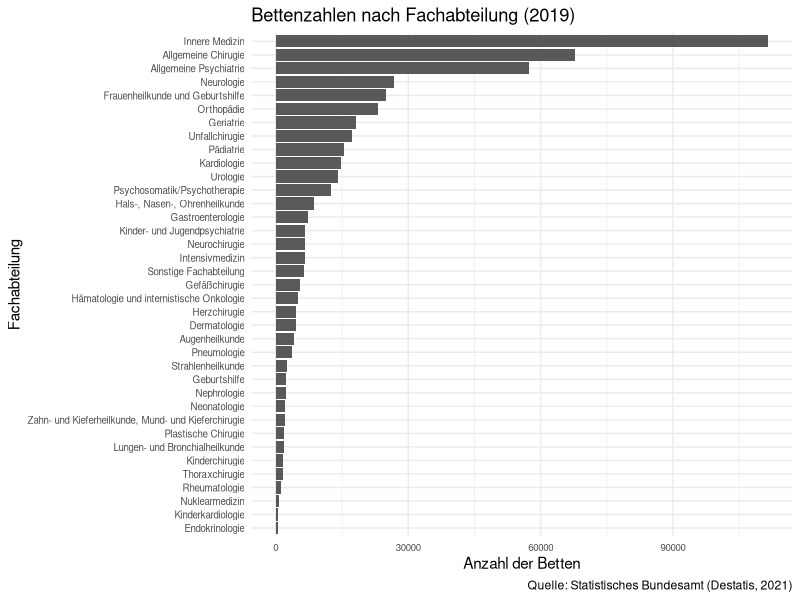
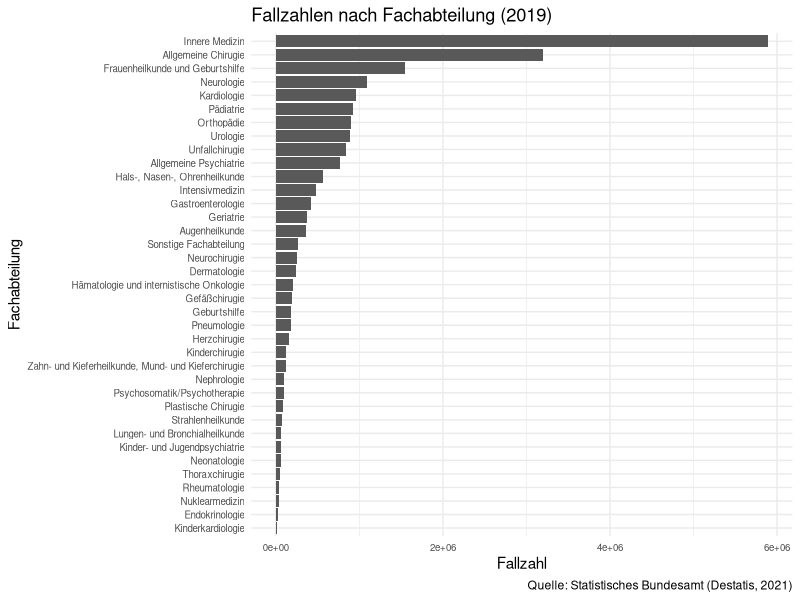
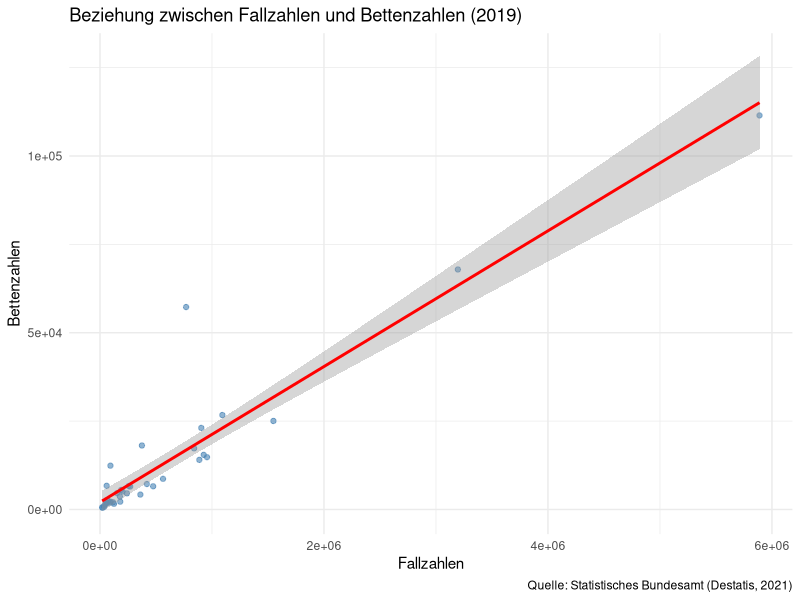
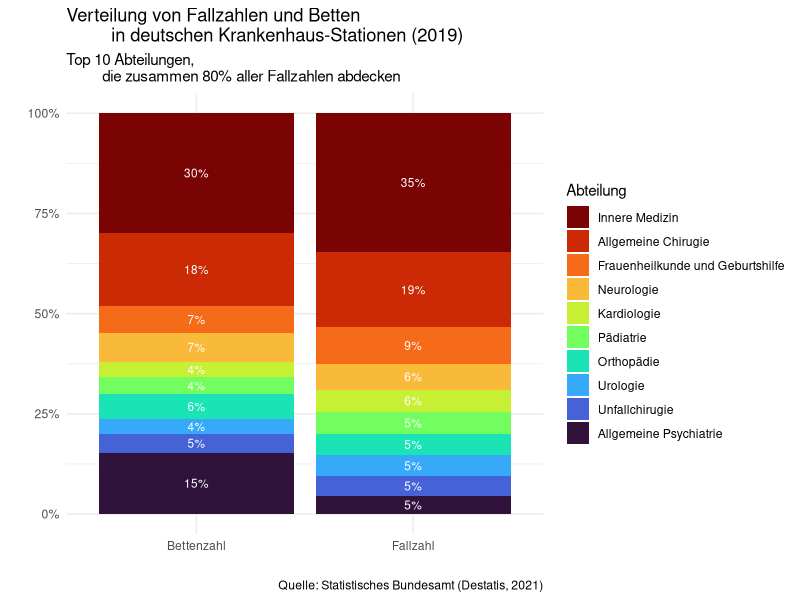
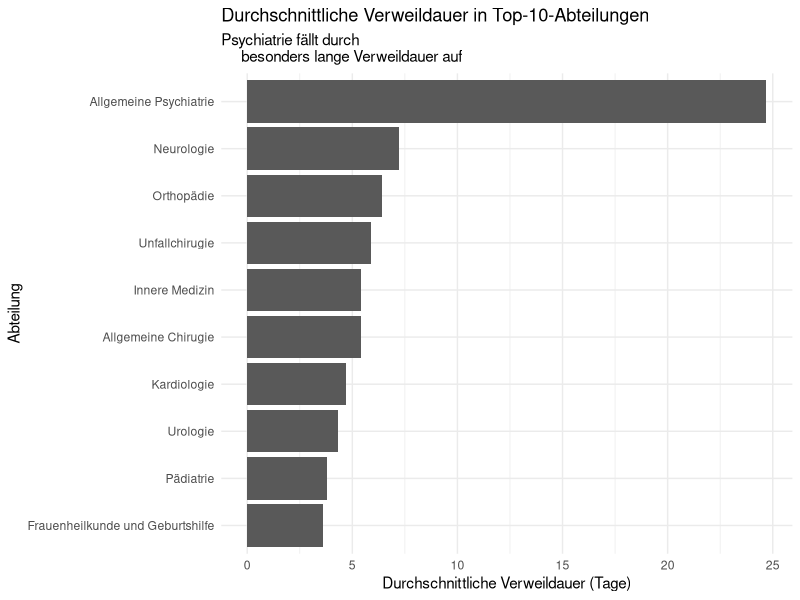
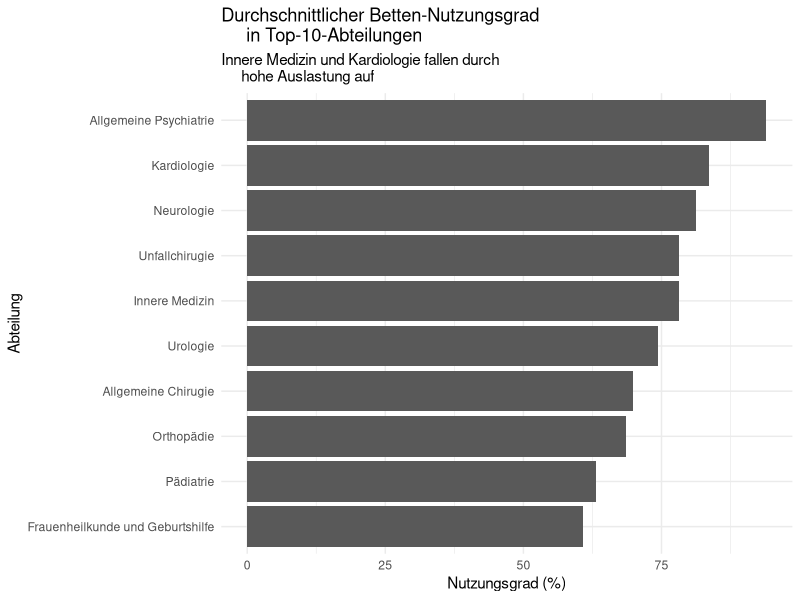

R code for these plots, in order:
## ---- chunk 1
library(tidyverse)
KHR_2019 <- tribble(
  ~Abteilung,  ~Abt_Anzahl, ~Abt_Betten, 
  ~Nutzungsgrad, ~Fallzahl, ~Avg_Verweildauer,
  "Innere Medizin", 1047, 111481, 78.1, 5889078, 5.4,
  "Geriatrie", 322, 18101, 86.9, 374462, 15.3,
  "Kardiologie", 206, 14800, 83.6, 955424, 4.7,
  "Nephrologie", 62, 2186, 83.5, 96053, 6.9,
  "Hämatologie und internistische Onkologie", 102, 5096, 79.9, 201198, 7.4,
  "Endokrinologie", 18, 501, 83.3, 23432, 6.5,
  "Gastroenterologie", 126, 7203, 82.5, 418259, 5.2,
  "Pneumologie", 64, 3689, 79.4, 178007, 6.0,
  "Rheumatologie", 33, 1096, 72.1, 38126, 7.6,
  "Pädiatrie", 339, 15447, 63.2, 926516, 3.8,
  "Kinderkardiologie", 23, 588, 65.0, 19087, 7.3,
  "Neonatologie", 99, 2097, 72.3, 56492, 9.8,
  "Kinderchirugie", 83, 1592, 63.8, 124763, 3.0,
  "Lungen- und Bronchialheilkunde", 18, 1775, 69.5, 62763, 7.2,
  "Allgemeine Chirugie", 1068, 67902, 69.8, 3195674, 5.4,
  "Unfallchirugie", 308, 17303, 78.1, 840038, 5.9,
  "Neurochirugie", 178, 6642, 77.6, 256956, 7.3,
  "Gefäßchirugie", 186, 5529, 72.3, 189430, 7.7,
  "Plastische Chirugie", 132, 1936, 69.2, 89349, 5.5,
  "Thoraxchirugie", 56, 1546, 67.8, 50570, 7.6,
  "Herzchirugie", 71, 4614, 77.5, 152524, 8.6,
  "Urologie", 500, 14036, 74.4, 886904, 4.3,
  "Orthopädie", 435, 23078, 68.5, 904191, 6.4,
  "Frauenheilkunde und Geburtshilfe", 759, 25039, 60.8, 1548418, 3.6,
  "Geburtshilfe", 86, 2205, 78.3, 180552, 3.5,
  "Hals-, Nasen-, Ohrenheilkunde", 592, 8672, 60.5, 562945, 3.4,
  "Augenheilkunde", 264, 4219, 65.4, 360377, 2.8,
  "Neurologie", 455, 26716, 81.2, 1092503, 7.2,
  "Allgemeine Psychiatrie", 394, 57269, 94.0, 769076, 24.7,
  "Kinder- und Jugendpsychiatrie", 144, 6696, 88.7, 59578, 36.4,
  "Psychosomatik/Psychotherapie", 275, 12394, 90.1, 93160, 43.7,
  "Nuklearmedizin", 96, 724, 44.9, 36061, 3.3,
  "Strahlenheilkunde", 145, 2489, 68.8, 70938, 8.8,
  "Dermatologie", 109, 4575, 77.3, 240506, 5.4,
  "Zahn- und Kieferheilkunde, Mund- und Kieferchirugie", 
  183, 2041, 65.4, 116377, 4.2,
  "Intensivmedizin", 260, 6568, 77.0, 474544, 3.9,
  "Sonstige Fachabteilung", 305, 6481, 73.5, 269292, 6.5)
## ---- chunk 2
head(KHR_2019)
## ---- chunk 3
KHR_2019 |> 
  mutate(Abteilung = fct_reorder(Abteilung, Abt_Betten)) |> 
  ggplot(aes(y = Abteilung, x = Abt_Betten)) +
  geom_col() +
  labs(
    title = "Bettenzahlen nach Fachabteilung (2019)",
    x = "Anzahl der Betten",
    y = "Fachabteilung",
    caption = "Quelle: Statistisches Bundesamt (Destatis, 2021)") +
  theme_minimal() +
  theme(axis.text.y = element_text(size = 7)) +
  theme(axis.text.x = element_text(size = 7)) 
## ---- chunk 4
KHR_2019 |> 
  mutate(Abteilung = fct_reorder(Abteilung, Fallzahl)) |> 
  ggplot(aes(y = Abteilung, x = Fallzahl)) +
  geom_col() +
  labs(
    title = "Fallzahlen nach Fachabteilung (2019)",
    x = "Fallzahl",
    y = "Fachabteilung",
    caption = "Quelle: Statistisches Bundesamt (Destatis, 2021)") +
  theme_minimal() +
  theme(axis.text.y = element_text(size = 7)) +
  theme(axis.text.x = element_text(size = 7)) 
## ---- chunk 5
ggplot(KHR_2019, aes(x = Fallzahl, y = Abt_Betten)) +
  geom_point(alpha = 0.6, color = "steelblue") +
  geom_smooth(method = "lm", color = "red", se = TRUE) +
  labs(
    title = "Beziehung zwischen Fallzahlen und Bettenzahlen (2019)",
    x = "Fallzahlen",
    y = "Bettenzahlen",
    caption = "Quelle: Statistisches Bundesamt (Destatis, 2021)") +
  theme_minimal()
## ---- chunk 6
KHR_2019 |> 
  arrange(desc(Fallzahl)) |>
  mutate(rel_cumsum_Fallzahl = cumsum(Fallzahl) / sum(Fallzahl)) |>
  # Top 80% der Abteilungen
  filter(rel_cumsum_Fallzahl <= 0.8) |> 
  select(Abteilung, Fallzahl, rel_cumsum_Fallzahl)
## ---- chunk 7
KHR_2019 |> 
  # 2 Hauptvariabel-Titel werden zu Spalten im Tibble 
  pivot_longer(cols = c(Abt_Betten, Fallzahl),
               names_to = "Kennzahl",
               values_to = "Wert") |> 
  select(Abteilung, Kennzahl, Wert) |> 
  head()
## ---- chunk 8
### Laden der Viridis-Bibliothek für das Farbschema
library(viridis)

### Rechnung
KHR_2019_long <- KHR_2019 |> 
  # Sortiere Stationen nach Fallzahlen statt alphabetisch
  mutate(Abteilung = fct_reorder(Abteilung, Fallzahl, .desc = TRUE)) |> 
  # Für bessere Lesbarkeit in der Visualisierung
  rename(Bettenzahl = Abt_Betten) |> 
  # Top 80% der Abteilungen
  arrange(desc(Fallzahl)) |>
  mutate(rel_cumsum_Fallzahl = cumsum(Fallzahl) / sum(Fallzahl)) |>
  filter(rel_cumsum_Fallzahl <= 0.8) |> 
  # 2 Hauptvariabel-Titel werden zu Spalten im Tibble 
  pivot_longer(cols = c(Bettenzahl, Fallzahl),
               names_to = "Kennzahl",
               values_to = "Wert") |> 
  # Bug-Fix: paste0() funktionierte nicht - Rechnung wurde ausgegliedert
  group_by(Kennzahl) |>
  mutate(Anteil = Wert / sum(Wert)) 

### Visualisierung
  ggplot(data = KHR_2019_long, aes(
    x = Kennzahl, y = Wert, fill = Abteilung)) +
    # Alle Variablen skalieren unabhängig bis 100% dank position = "fill"
    geom_col(position = "fill") +  
    # Fallzahlen separiert (skalieren unterschiedlich)
    geom_text(data = filter(KHR_2019_long, Kennzahl == "Fallzahl"), 
              # Rechnung wurde ausgegliedert - Bug-Fix
              aes(label = paste0(round(Anteil * 100, 0), "%")), 
                  # Notwendig, damit Zahl korrekt Diagramm überlappt
                  position = position_fill(vjust = 0.5), 
                  color = "white",
                  size = 3) +
    # Bettenzahlen separiert (skalieren unterschiedlich)
    geom_text(data = filter(KHR_2019_long, Kennzahl == "Bettenzahl"), 
              # Rechnung wurde ausgegliedert - Bug-Fix
              aes(label = paste0(round(Anteil * 100, 0), "%")), 
                  # Notwendig, damit Zahl korrekt Diagramm überlappt
                  position = position_fill(vjust = 0.5), 
                  color = "white", 
                  size = 3) +
    scale_y_continuous(labels = scales::percent) +
    theme_minimal() +
    # Farbschema [viridis Bibliothek]
    scale_fill_viridis_d(option = "turbo", direction = -1) + 
    labs(x = "", y = "", 
         title = "Verteilung von Fallzahlen und Betten 
         in deutschen Krankenhaus-Stationen (2019)",
         subtitle = "Top 10 Abteilungen, 
         die zusammen 80% aller Fallzahlen abdecken",
         caption = "Quelle: Statistisches Bundesamt (Destatis, 2021)")
## ---- chunk 9
KHR_2019 |> 
   arrange(desc(Fallzahl)) |> 
   mutate(rel_cumsum_Fallzahl = cumsum(Fallzahl) / sum(Fallzahl)) |> 
   filter(rel_cumsum_Fallzahl <= 0.8) |> 
   mutate(Abteilung = fct_reorder(Abteilung, Avg_Verweildauer)) |> 
   ggplot(aes(y = Abteilung, x = Avg_Verweildauer)) +
   geom_col() +
   labs(
     x = "Durchschnittliche Verweildauer (Tage)",
     y = "Abteilung",
     title = "Durchschnittliche Verweildauer in Top-10-Abteilungen",
     subtitle = "Psychiatrie fällt durch 
     besonders lange Verweildauer auf") +
   theme_minimal()
## ---- chunk 10
KHR_2019 |> 
   arrange(desc(Fallzahl)) |> 
   mutate(rel_cumsum_Fallzahl = cumsum(Fallzahl) / sum(Fallzahl)) |> 
   filter(rel_cumsum_Fallzahl <= 0.8) |> 
   mutate(Abteilung = fct_reorder(Abteilung, Nutzungsgrad)) |> 
   ggplot(aes(y = Abteilung, x = Nutzungsgrad)) +
   geom_col() +
   labs(
     x = "Nutzungsgrad (%)",
     y = "Abteilung",
     title = "Durchschnittlicher Betten-Nutzungsgrad 
     in Top-10-Abteilungen",
     subtitle = "Innere Medizin und Kardiologie fallen durch 
     hohe Auslastung auf") +
   theme_minimal()
